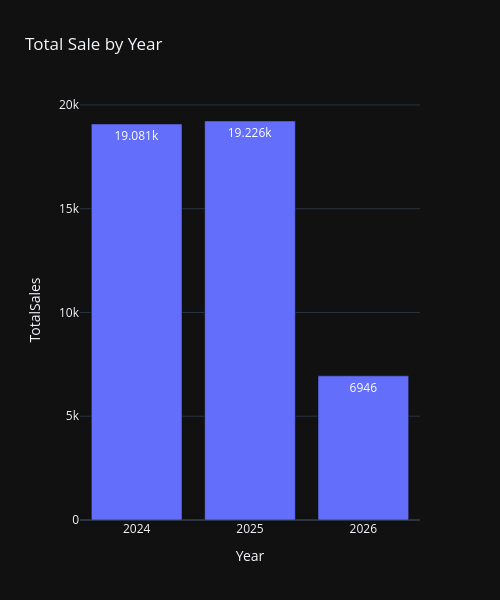

The notebook cell this image was saved under:
### Code cell
fig = px.bar(
    total_sales,
    width=500,
    height=600,
    x='Year',
    y='TotalSales',
    title='Total Sale by Year',
    text_auto=True
)
fig.show()

### Figure 1 — Plotly figure (JSON) as saved in the notebook; plotly's stock layout.template omitted (floating-point values rounded to 4 significant figures)
{"data": [{"hovertemplate": "Year=%{x}<br>TotalSales=%{y}<extra></extra>", "legendgroup": "", "marker": {"color": "#636efa", "pattern": {"shape": ""}}, "name": "", "orientation": "v", "showlegend": false, "textposition": "auto", "texttemplate": "%{y}", "x": [2024, 2025, 2026], "xaxis": "x", "y": [19081, 19226, 6946], "yaxis": "y", "type": "bar"}], "layout": {"xaxis": {"anchor": "y", "domain": [0.0, 1.0], "title": {"text": "Year"}}, "yaxis": {"anchor": "x", "domain": [0.0, 1.0], "title": {"text": "TotalSales"}}, "legend": {"tracegroupgap": 0}, "title": {"text": "Total Sale by Year"}, "barmode": "relative", "height": 600, "width": 500}}
